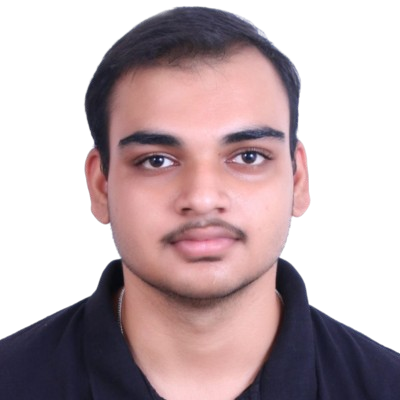
#> input picture profile.png, 400 x 400 px
$ python make_ascii_svg.py
#> lines starting #> are read from the running program, lines starting #| are printed output that depends on the picture; after the words box and inside, x2 and y2 are one past the last pixel; in counts of white or black regions, pixels touching at a corner belong together
#!/usr/bin/env python3
"""
Convert a portrait photo into a CLEAN, monochrome ASCII-art SVG that "types"
itself in like a terminal, then holds.

Monochrome is deliberate -- per-character rainbow color is what makes ASCII
portraits look noisy. One fill color + a good density ramp + high contrast
reads as neat and legible.

GitHub renders SVGs embedded via <img> and runs SMIL animations (JS does NOT
run). Each row is revealed with a left-to-right clip wipe plus a small block
cursor riding the wipe edge, staggered top -> bottom, so the whole portrait
prints once and freezes.

Usage:
    python scripts/make_ascii_svg.py [input.png] [output.svg]

    Defaults: profile.png -> aditya-ascii.svg
"""
from PIL import Image, ImageEnhance, ImageFilter
import html
import os
import sys

HERE = os.path.dirname(os.path.abspath(__file__))
SRC  = sys.argv[1] if len(sys.argv) > 1 else os.path.join(HERE, "..", "profile.png")
OUT  = sys.argv[2] if len(sys.argv) > 2 else os.path.join(HERE, "..", "aditya-ascii.svg")

COLS      = 100
ROWS      = 53
CELL_W    = 8
CELL_H    = 15
RAMP      = " .`:-=+*cs#%@"   # bright(sparse) -> dark(dense); leading space clears bg

# Global tuning — contrast/brightness applied inline via Pillow
CONTRAST    = 1.3          # gentle boost; auto-levels already does the heavy lifting
BRIGHTNESS  = 1.05         # slight boost to push face mids toward lighter chars
GAMMA       = 1.4          # >1 lightens mids -> face maps to mid-density chars (.:-=+*)
SHARPEN     = True         # unsharp mask to recover detail
WHITE_FLOOR = 0.84         # luminance above this -> space (clear background)
BG_THRESH   = 230          # RGB channels all above this -> treat as background (white)

PAD        = 20
TITLEBAR_H = 30
STATUS_H   = 30
ART_W      = COLS * CELL_W
ART_H      = ROWS * CELL_H
CANVAS_W   = ART_W + PAD * 2
CANVAS_H   = TITLEBAR_H + ART_H + STATUS_H + PAD

BG         = "#0d1117"
BG2        = "#111722"
FRAME      = "#30363d"
TITLE_TEXT = "#7d8590"
INK        = "#c9d1d9"    # the single ascii color
CURSOR_COL = "#c9d1d9"

# Reveal timing
ROW_DUR = 0.11
STAGGER = 0.11             # == ROW_DUR -> a single cursor sweeping down

STATIC = bool(os.environ.get("STATIC"))


def _flood_fill_bg(rgb_arr, tolerance=30):
    """Flood-fill from the four corners to find the background mask.
    Works even with JPEG compression artifacts on near-white backgrounds."""
    import numpy as np
    from collections import deque

    H, W = rgb_arr.shape[:2]
    visited = np.zeros((H, W), dtype=bool)
    bg_mask = np.zeros((H, W), dtype=bool)

    # Sample seed color from the corner (average of 4 corners)
    corners = [rgb_arr[0,0], rgb_arr[0,W-1], rgb_arr[H-1,0], rgb_arr[H-1,W-1]]
    seed_color = np.mean(corners, axis=0).astype(np.float32)

    queue = deque()
    for seed in [(0,0),(0,W-1),(H-1,0),(H-1,W-1)]:
        if not visited[seed]:
            queue.append(seed)
            visited[seed] = True

    while queue:
        y, x = queue.popleft()
        pixel = rgb_arr[y, x].astype(np.float32)
        dist = np.max(np.abs(pixel - seed_color))
        if dist > tolerance:
            continue
        bg_mask[y, x] = True
        for dy, dx in [(-1,0),(1,0),(0,-1),(0,1)]:
            ny, nx = y+dy, x+dx
            if 0 <= ny < H and 0 <= nx < W and not visited[ny, nx]:
                visited[ny, nx] = True
                queue.append((ny, nx))

    return bg_mask


def sample_image():
    """Load image, enhance it inline, and sample into a COLS x ROWS char grid."""
    import numpy as np

    # Load as RGB so we can detect the background before going grayscale
    rgb = Image.open(SRC).convert("RGB")
    rgb_arr = np.array(rgb)

    # Use flood-fill from corners to detect background (handles JPEG compression artifacts)
    bg_mask = _flood_fill_bg(rgb_arr, tolerance=35)
    print(f"  Background pixels detected: {bg_mask.sum()} / {bg_mask.size} ({100*bg_mask.sum()/bg_mask.size:.1f}%)")

    # Convert to grayscale for processing
    im = rgb.convert("L")
    arr = np.array(im, dtype=np.float32)

    # Auto-levels on the SUBJECT only (exclude bg pixels from histogram)
    subject_vals = arr[~bg_mask]
    if subject_vals.size > 0:
        lo = float(np.percentile(subject_vals, 2))
        hi = float(np.percentile(subject_vals, 98))
        print(f"  Subject lum range: {lo:.0f} - {hi:.0f}")
        arr = np.clip((arr - lo) / max(hi - lo, 1) * 255, 0, 255)

    # Force background to pure white AFTER levels stretch
    arr[bg_mask] = 255
    im = Image.fromarray(arr.astype(np.uint8))

    if SHARPEN:
        im = im.filter(ImageFilter.UnsharpMask(radius=2, percent=180, threshold=2))
    im = ImageEnhance.Brightness(im).enhance(BRIGHTNESS)
    im = ImageEnhance.Contrast(im).enhance(CONTRAST)
    im = im.resize((COLS, ROWS), Image.LANCZOS)
    px = im.load()

    rows_txt = []
    for y in range(ROWS):
        chars = []
        for x in range(COLS):
            lum = px[x, y] / 255.0
            lum = pow(lum, GAMMA)
            if lum >= WHITE_FLOOR:
                chars.append(" ")
                continue
            idx = int((1.0 - lum) * (len(RAMP) - 1))
            idx = max(0, min(idx, len(RAMP) - 1))
            chars.append(RAMP[idx])
        rows_txt.append("".join(chars))
    return rows_txt


def build_svg(rows_txt):
    parts = []
    mono  = "ui-monospace,SFMono-Regular,Menlo,Consolas,monospace"

    parts.append(
        f'<svg xmlns="http://www.w3.org/2000/svg" '
        f'width="{CANVAS_W}" height="{CANVAS_H}" '
        f'role="img" aria-label="Aditya Tiwari — ASCII portrait">'
    )
    parts.append(
        f'<style>'
        f'text{{font-family:{mono};font-size:{CELL_H - 2}px;'
        f'white-space:pre;letter-spacing:0px;}}'
        f'</style>'
    )

    # Background
    parts.append(f'<rect width="{CANVAS_W}" height="{CANVAS_H}" fill="{BG}"/>')

    # Title bar
    parts.append(f'<rect width="{CANVAS_W}" height="{TITLEBAR_H}" rx="10" fill="{BG2}"/>')
    parts.append(f'<rect y="{TITLEBAR_H - 1}" width="{CANVAS_W}" height="1" fill="{FRAME}" opacity=".35"/>')
    for i, col in enumerate(["#ff5f57", "#ffbd2e", "#28c841"]):
        parts.append(f'<circle cx="{14 + i * 18}" cy="{TITLEBAR_H // 2}" r="5" fill="{col}"/>')
    parts.append(
        f'<text x="{CANVAS_W // 2}" y="{TITLEBAR_H // 2 + 5}" '
        f'text-anchor="middle" font-size="11" fill="{TITLE_TEXT}">~/portrait.sh</text>'
    )

    # ASCII rows with clip-wipe reveal
    art_x = PAD
    art_y = TITLEBAR_H

    if not STATIC:
        # One <clipPath> per row: a rect that grows from width=0 to full width
        for ri in range(ROWS):
            clip_id  = f"cr{ri}"
            delay    = ri * STAGGER
            row_y    = art_y + ri * CELL_H
            row_h    = CELL_H + 1

            parts.append(f'<defs><clipPath id="{clip_id}">')
            parts.append(
                f'<rect x="{art_x}" y="{row_y}" width="0" height="{row_h}">'
                f'<animate attributeName="width" from="0" to="{ART_W}" '
                f'begin="{delay:.3f}s" dur="{ROW_DUR:.3f}s" fill="freeze"/>'
                f'</rect>'
            )
            parts.append('</clipPath></defs>')

        # Cursor block (rides the right edge of the wipe)
        for ri in range(ROWS):
            delay  = ri * STAGGER
            row_y  = art_y + ri * CELL_H
            end_d  = (ri + 1) * STAGGER  # cursor disappears when next row starts
            parts.append(
                f'<rect x="{art_x}" y="{row_y}" width="{CELL_W}" height="{CELL_H}" '
                f'fill="{CURSOR_COL}" opacity="0">'
                f'<animate attributeName="x" from="{art_x}" to="{art_x + ART_W}" '
                f'begin="{delay:.3f}s" dur="{ROW_DUR:.3f}s" fill="freeze"/>'
                f'<animate attributeName="opacity" values="0;0.7;0" '
                f'keyTimes="0;0.01;1" begin="{delay:.3f}s" dur="{ROW_DUR:.3f}s" fill="freeze"/>'
                f'</rect>'
            )

    # Text rows
    for ri, row in enumerate(rows_txt):
        y    = art_y + ri * CELL_H + (CELL_H - 2)  # baseline
        text = html.escape(row)
        if STATIC:
            parts.append(
                f'<text x="{art_x}" y="{y}" fill="{INK}" '
                f'xml:space="preserve" textLength="{ART_W}" lengthAdjust="spacing">{text}</text>'
            )
        else:
            clip_id = f"cr{ri}"
            parts.append(
                f'<text x="{art_x}" y="{y}" fill="{INK}" clip-path="url(#{clip_id})" '
                f'xml:space="preserve" textLength="{ART_W}" lengthAdjust="spacing">{text}</text>'
            )

    # Status bar
    bar_y = CANVAS_H - STATUS_H
    parts.append(f'<rect y="{bar_y}" width="{CANVAS_W}" height="{STATUS_H}" fill="{BG2}" opacity=".9"/>')
    parts.append(f'<rect y="{bar_y}" width="{CANVAS_W}" height="1" fill="{FRAME}" opacity=".35"/>')
    parts.append(
        f'<text x="{PAD}" y="{bar_y + STATUS_H // 2 + 5}" '
        f'font-size="10" fill="{TITLE_TEXT}">portrait rendered · AdityaTiwari64</text>'
    )

    parts.append("</svg>")
    return "\n".join(parts)


def main():
    if not os.path.exists(SRC):
        print(f"Source image not found: {SRC}")
        print("Place your portrait photo as profile.png in the repo root, then re-run.")
        sys.exit(1)

    print(f"Sampling {SRC} ...")
    rows_txt = sample_image()
#> in sample_image, `rgb = Image.open(SRC).convert("RGB")`:
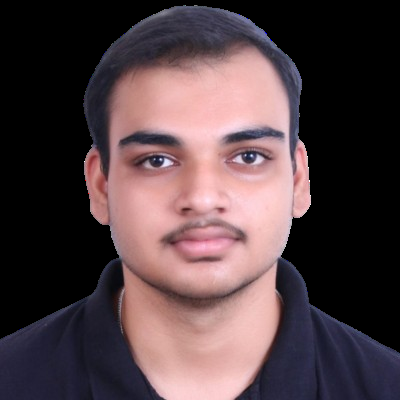
#> rgb: PIL image 400x400 RGB; mean R, G, B 82.6, 64.4, 68.1
#> in _flood_fill_bg, `corners = [rgb_arr[0,0], rgb_arr[0,W-1], rgb_arr[H-1,0], rgb_arr[H-1,W..`: corners = [[0, 0, 0], [0, 0, 0], [35, 33, 55], [38, 38, 62]]
#> in _flood_fill_bg, `seed_color = np.mean(corners, axis=0).astype(np.float32)`: seed_color = [18.25, 17.75, 29.25]
#> after the loop in _flood_fill_bg, `for seed in [(0,0),(0,W-1),(H-1,0),(H-1,W-1)]:`:
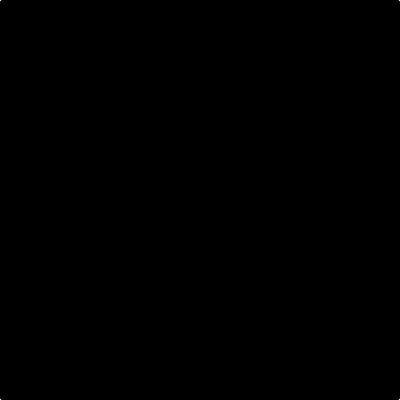
#> visited: shape (400, 400) bool; 0% white in thin lines or dots
#> the loop in _flood_fill_bg, `while queue:` made 83901 passes
#> (pixel, dist) on passes 1 to 3: ([0, 0, 0], 29.25), ([0, 0, 0], 29.25), ([35, 33, 55], 25.75)
#> after the loop in _flood_fill_bg, `while queue:`:
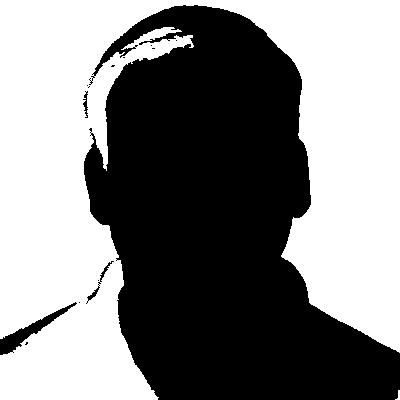
#> bg_mask: shape (400, 400) bool; 51.4% white; 14 black regions (10 under 20 px), largest, box (x1, y1, x2, y2) and area: (84, 5, 400, 400) 76793, (0, 302, 77, 355) 818, (86, 261, 114, 304) 122, (83, 91, 88, 118) 66
#> after the loop in _flood_fill_bg, `while queue:`:
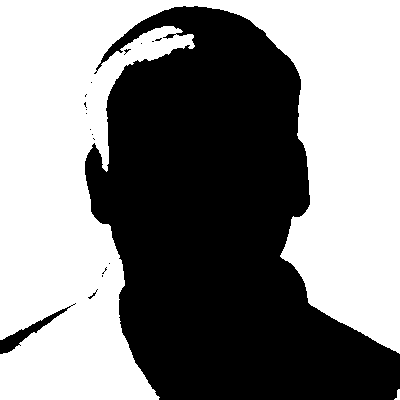
#> visited: shape (400, 400) bool; 52.4% white; 18 black regions (15 under 20 px), largest, box (x1, y1, x2, y2) and area: (85, 6, 400, 400) 75367, (0, 303, 76, 354) 651, (88, 289, 98, 299) 21
#|   Background pixels detected: 82177 / 160000 (51.4%)
#> in sample_image, `im = rgb.convert("L")`:
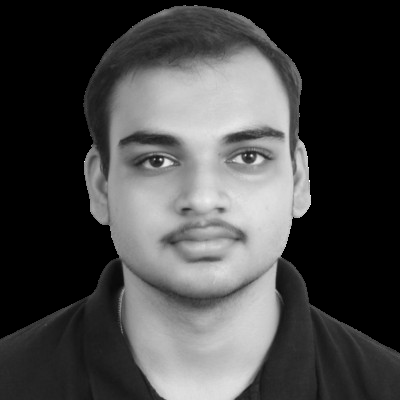
#> im: PIL image 400x400 L; min 0, max 255, mean 70.3
#> in sample_image, `lo = float(np.percentile(subject_vals, 2))`: lo = 32
#> in sample_image, `hi = float(np.percentile(subject_vals, 98))`: hi = 220
#|   Subject lum range: 32 - 220
#> in sample_image, `arr[bg_mask] = 255`:
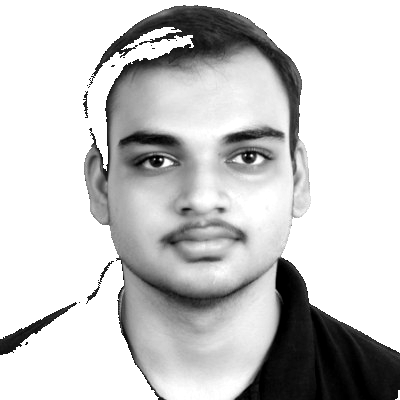
#> arr: shape (400, 400) float32; min 0, max 255, mean 200.9
#> in sample_image, `im = im.resize((COLS, ROWS), Image.LANCZOS)`:
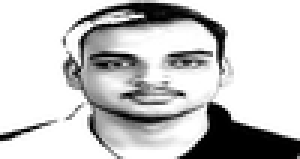
#> im: PIL image 100x53 L (shown 3 times larger); min 0, max 255, mean 198.5
#> after the loop in sample_image, `for y in range(ROWS):`: rows_txt = 53 items
#> rows_txt = 53 items
    svg = build_svg(rows_txt)
#> the loop in build_svg, `for ri, row in enumerate(rows_txt):` made 53 passes
#> (y, clip_id) on passes 1 to 12: (43, 'cr0'), (58, 'cr1'), (73, 'cr2'), (88, 'cr3'), (103, 'cr4'), (118, 'cr5'), (133, 'cr6'), (148, 'cr7'), (163, 'cr8'), (178, 'cr9'), (193, 'cr10'), (208, 'cr11')
#> after the loop in build_svg, `for ri, row in enumerate(rows_txt):`: parts = 274 items
    with open(OUT, "w", encoding="utf-8") as f:
        f.write(svg)
    print(f"Written {OUT}")


if __name__ == "__main__":
    main()
